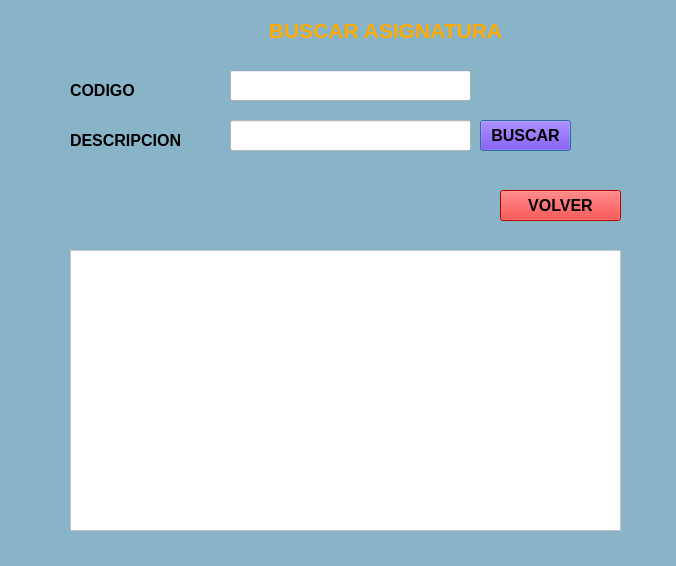
<?xml version="1.0" encoding="UTF-8"?>
<ui version="4.0">
 <class>Dialog</class>
 <widget class="QDialog" name="Dialog">
  <property name="geometry">
   <rect>
    <x>0</x>
    <y>0</y>
    <width>676</width>
    <height>566</height>
   </rect>
  </property>
  <property name="sizePolicy">
   <sizepolicy hsizetype="Preferred" vsizetype="Preferred">
    <horstretch>0</horstretch>
    <verstretch>0</verstretch>
   </sizepolicy>
  </property>
  <property name="windowTitle">
   <string>Dialog</string>
  </property>
  <property name="styleSheet">
   <string notr="true">background-color: rgb(137, 180, 200);</string>
  </property>
  <widget class="QPushButton" name="btn_consultar">
   <property name="geometry">
    <rect>
     <x>480</x>
     <y>120</y>
     <width>91</width>
     <height>31</height>
    </rect>
   </property>
   <property name="font">
    <font>
     <family>Arial</family>
     <pointsize>12</pointsize>
     <weight>75</weight>
     <bold>true</bold>
    </font>
   </property>
   <property name="styleSheet">
    <string notr="true">
background-color: rgb(85, 0, 255);</string>
   </property>
   <property name="text">
    <string>BUSCAR</string>
   </property>
  </widget>
  <widget class="QPushButton" name="btn_salir">
   <property name="geometry">
    <rect>
     <x>500</x>
     <y>190</y>
     <width>121</width>
     <height>31</height>
    </rect>
   </property>
   <property name="font">
    <font>
     <pointsize>12</pointsize>
     <weight>75</weight>
     <bold>true</bold>
    </font>
   </property>
   <property name="styleSheet">
    <string notr="true">background-color: rgb(255, 0, 0);
color: rgb(0, 0, 0);</string>
   </property>
   <property name="text">
    <string>VOLVER</string>
   </property>
  </widget>
  <widget class="QLineEdit" name="in_codigo">
   <property name="geometry">
    <rect>
     <x>230</x>
     <y>70</y>
     <width>241</width>
     <height>31</height>
    </rect>
   </property>
   <property name="styleSheet">
    <string notr="true">background-color: rgb(255, 255, 255);</string>
   </property>
  </widget>
  <widget class="QLabel" name="label">
   <property name="geometry">
    <rect>
     <x>70</x>
     <y>80</y>
     <width>151</width>
     <height>21</height>
    </rect>
   </property>
   <property name="text">
    <string>&lt;html&gt;&lt;head/&gt;&lt;body&gt;&lt;p&gt;&lt;span style=&quot; font-size:12pt; font-weight:600;&quot;&gt;CODIGO&lt;/span&gt;&lt;/p&gt;&lt;/body&gt;&lt;/html&gt;</string>
   </property>
  </widget>
  <widget class="QLabel" name="Label_Menu_2">
   <property name="geometry">
    <rect>
     <x>50</x>
     <y>-10</y>
     <width>671</width>
     <height>81</height>
    </rect>
   </property>
   <property name="toolTip">
    <string>&lt;html&gt;&lt;head/&gt;&lt;body&gt;&lt;p align=&quot;center&quot;&gt;&lt;span style=&quot; font-size:16pt; font-weight:600;&quot;&gt;RESGISTRAR NUEVA ASIGNATURA&lt;/span&gt;&lt;/p&gt;&lt;/body&gt;&lt;/html&gt;</string>
   </property>
   <property name="styleSheet">
    <string notr="true">color: rgb(255, 170, 0);</string>
   </property>
   <property name="text">
    <string>&lt;html&gt;&lt;head/&gt;&lt;body&gt;&lt;p align=&quot;center&quot;&gt;&lt;span style=&quot; font-size:16pt; font-weight:600;&quot;&gt;BUSCAR ASIGNATURA&lt;/span&gt;&lt;/p&gt;&lt;/body&gt;&lt;/html&gt;</string>
   </property>
  </widget>
  <widget class="QLineEdit" name="in_descripcion">
   <property name="geometry">
    <rect>
     <x>230</x>
     <y>120</y>
     <width>241</width>
     <height>31</height>
    </rect>
   </property>
   <property name="styleSheet">
    <string notr="true">background-color: rgb(255, 255, 255);</string>
   </property>
  </widget>
  <widget class="QLabel" name="label_2">
   <property name="geometry">
    <rect>
     <x>70</x>
     <y>130</y>
     <width>151</width>
     <height>21</height>
    </rect>
   </property>
   <property name="text">
    <string>&lt;html&gt;&lt;head/&gt;&lt;body&gt;&lt;p&gt;&lt;span style=&quot; font-size:12pt; font-weight:600;&quot;&gt;DESCRIPCION&lt;/span&gt;&lt;/p&gt;&lt;/body&gt;&lt;/html&gt;</string>
   </property>
  </widget>
  <widget class="QTableWidget" name="tabla">
   <property name="geometry">
    <rect>
     <x>70</x>
     <y>250</y>
     <width>551</width>
     <height>281</height>
    </rect>
   </property>
   <property name="styleSheet">
    <string notr="true">background-color: rgb(255, 255, 255);</string>
   </property>
  </widget>
 </widget>
 <resources/>
 <connections/>
</ui>
